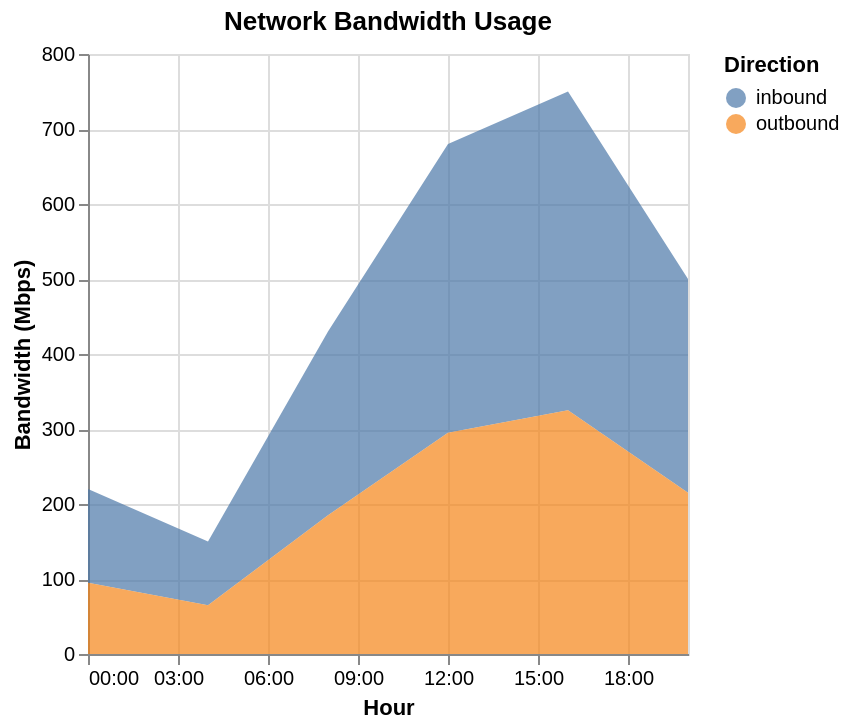

Vega-Lite specification stored for this chart:
### Vega-Lite specification from a JSON file in a GitHub repository (floating-point values rounded to 4 significant figures)
{"$schema": "https://vega.github.io/schema/vega-lite/v5.json", "description": "Network bandwidth usage", "data": {"values": [{"hour": "2024-11-27T00:00:00", "inbound": 125, "outbound": 95}, {"hour": "2024-11-27T04:00:00", "inbound": 85, "outbound": 65}, {"hour": "2024-11-27T08:00:00", "inbound": 245, "outbound": 185}, {"hour": "2024-11-27T12:00:00", "inbound": 385, "outbound": 295}, {"hour": "2024-11-27T16:00:00", "inbound": 425, "outbound": 325}, {"hour": "2024-11-27T20:00:00", "inbound": 285, "outbound": 215}]}, "transform": [{"fold": ["inbound", "outbound"], "as": ["direction", "bandwidth"]}], "mark": "area", "encoding": {"x": {"field": "hour", "type": "temporal", "axis": {"title": "Hour", "format": "%H:%M"}}, "y": {"field": "bandwidth", "type": "quantitative", "axis": {"title": "Bandwidth (Mbps)"}}, "color": {"field": "direction", "type": "nominal", "legend": {"title": "Direction"}}, "opacity": {"value": 0.7}}, "title": "Network Bandwidth Usage"}
